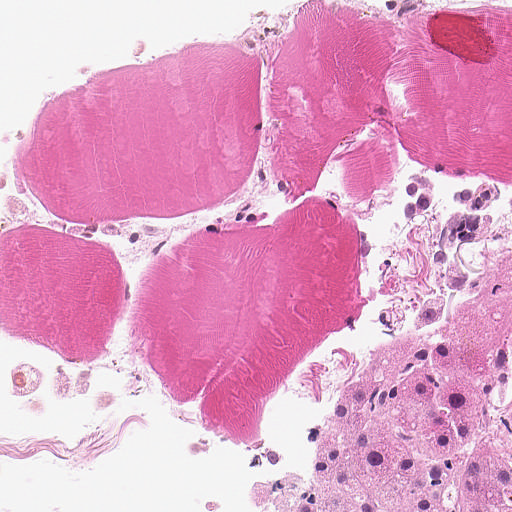
#> input picture day1/day1_image_prprocessing/input_images/patch_4096_11776.png, 512 x 512 px; its folder holds only this picture in this run
$ python image_preprocessing.py
#> lines starting #> are read from the running program, lines starting #| are printed output that depends on the picture

import cv2
import os
import numpy as np
import matplotlib.pyplot as plt

# Define paths (Change these paths as per your folder structure)
input_folder = 'input_images'   # Folder containing your original images
output_folder = 'processed_images'  # Folder where processed images will be saved

# Create output directory if it doesn't exist
if not os.path.exists(output_folder):
    os.makedirs(output_folder)

# Define image size for resizing
target_size = (128, 128)  # You can adjust this size as needed

# Load and process images
for image_name in os.listdir(input_folder):
    if image_name.endswith('.png') or image_name.endswith('.jpg'):  # Process only image files
        # Read the image
        image_path = os.path.join(input_folder, image_name)
        image = cv2.imread(image_path)
#> image is the input picture: shape (512, 512, 3); mean B, G, R 198.2, 162, 225.1

        # Convert to grayscale
        grayscale_image = cv2.cvtColor(image, cv2.COLOR_BGR2GRAY)
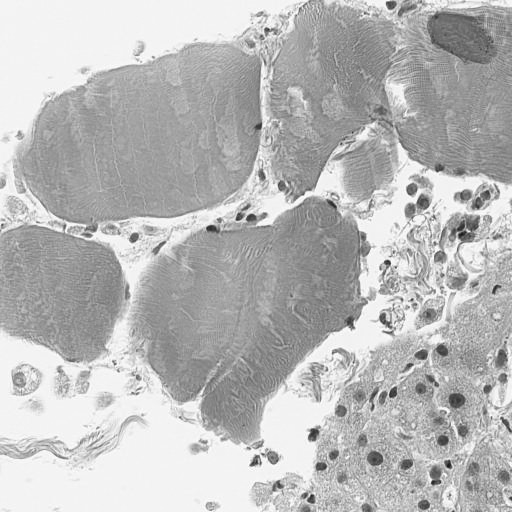
#> grayscale_image: shape (512, 512); min 22, max 255, mean 185

        # Resize image
        resized_image = cv2.resize(grayscale_image, target_size)
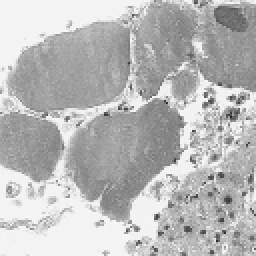
#> resized_image: shape (128, 128) (shown 2 times larger); min 29, max 250, mean 185.1

        # Save processed image
        output_path = os.path.join(output_folder, f"processed_{image_name}")
        cv2.imwrite(output_path, resized_image)

        print(f"Processed and saved: {output_path}")

print("Image preprocessing completed!")

$ run again, on day1/day1_image_prprocessing/input_images/patch_4608_12288.png
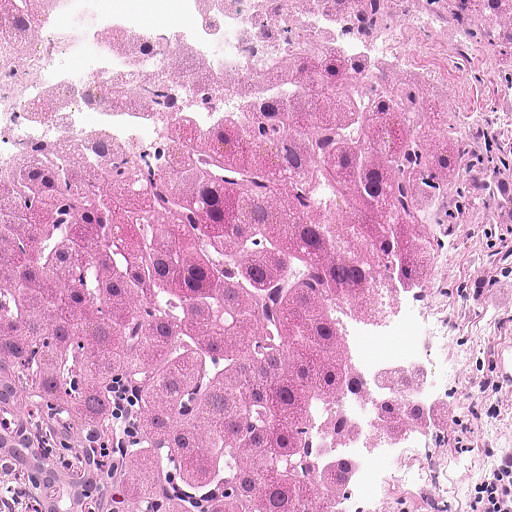
#> input picture day1/day1_image_prprocessing/input_images/patch_4608_12288.png, 512 x 512 px
#> image is the input picture: shape (512, 512, 3); mean B, G, R 199.6, 162.9, 214.2
#> `grayscale_image = cv2.cvtColor(image, cv2.COLOR_BGR2GRAY)`:
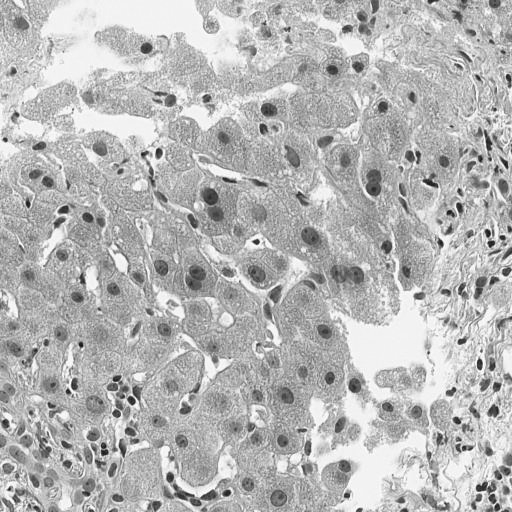
#> grayscale_image: shape (512, 512); min 16, max 255, mean 182.4
#> `resized_image = cv2.resize(grayscale_image, target_size)`:
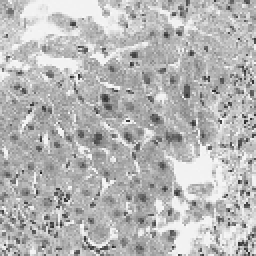
#> resized_image: shape (128, 128) (shown 2 times larger); min 32, max 250, mean 182.5

$ run again, on day1/day1_image_prprocessing/input_images/patch_4608_12800.png
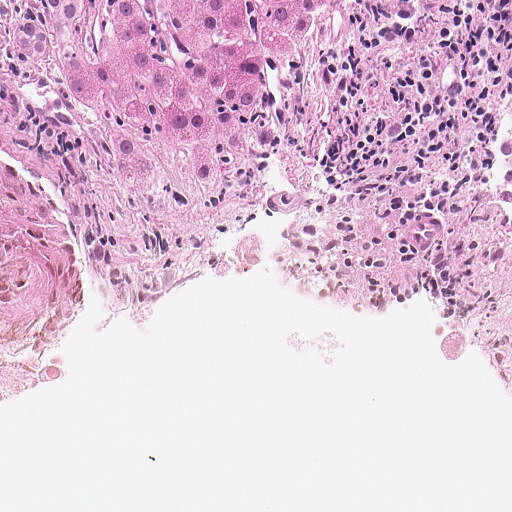
#> input picture day1/day1_image_prprocessing/input_images/patch_4608_12800.png, 512 x 512 px
#> image is the input picture: shape (512, 512, 3); mean B, G, R 215, 195.3, 221.7
#> `grayscale_image = cv2.cvtColor(image, cv2.COLOR_BGR2GRAY)`:
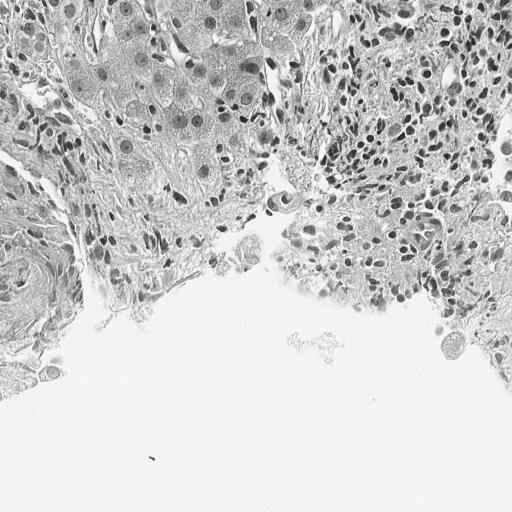
#> grayscale_image: shape (512, 512); min 25, max 255, mean 205.4
#> `resized_image = cv2.resize(grayscale_image, target_size)`:
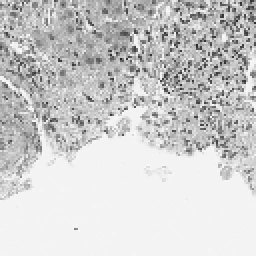
#> resized_image: shape (128, 128) (shown 2 times larger); min 32, max 250, mean 205.5

$ run again, on day1/day1_image_prprocessing/input_images/patch_5120_11776.png
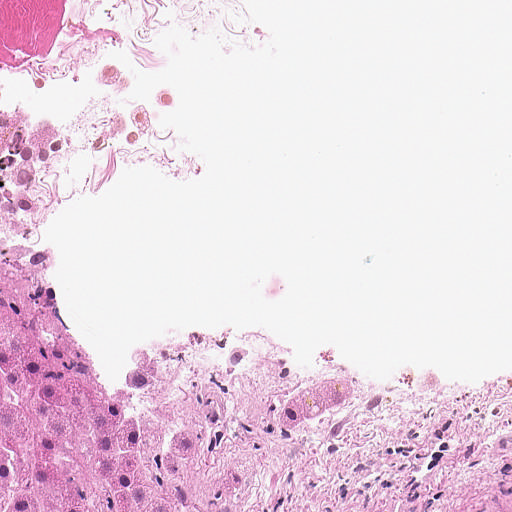
#> input picture day1/day1_image_prprocessing/input_images/patch_5120_11776.png, 512 x 512 px
#> image is the input picture: shape (512, 512, 3); mean B, G, R 226.7, 213.2, 232.8
#> `grayscale_image = cv2.cvtColor(image, cv2.COLOR_BGR2GRAY)`:
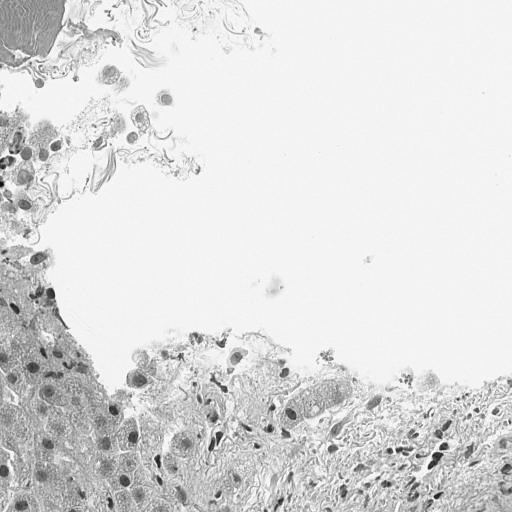
#> grayscale_image: shape (512, 512); min 10, max 255, mean 220.5
#> `resized_image = cv2.resize(grayscale_image, target_size)`:
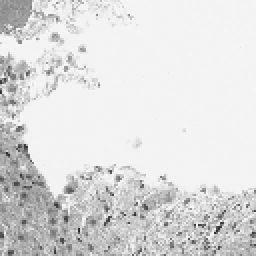
#> resized_image: shape (128, 128) (shown 2 times larger); min 42, max 249, mean 220.5

$ run again, on day1/day1_image_prprocessing/input_images/patch_4096_12288.png
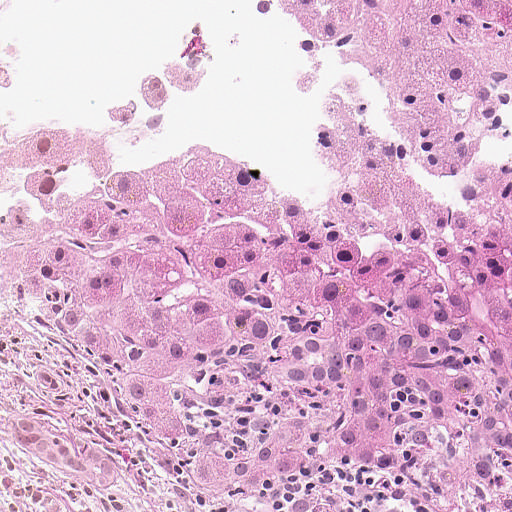
#> input picture day1/day1_image_prprocessing/input_images/patch_4096_12288.png, 512 x 512 px
#> image is the input picture: shape (512, 512, 3); mean B, G, R 207.6, 180.9, 217.3
#> `grayscale_image = cv2.cvtColor(image, cv2.COLOR_BGR2GRAY)`:
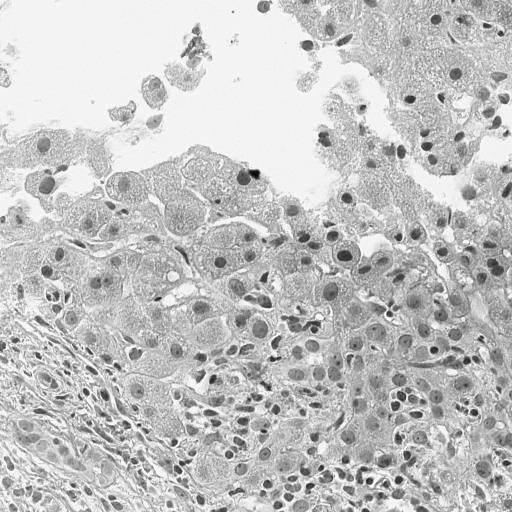
#> grayscale_image: shape (512, 512); min 8, max 255, mean 194.8
#> `resized_image = cv2.resize(grayscale_image, target_size)`:
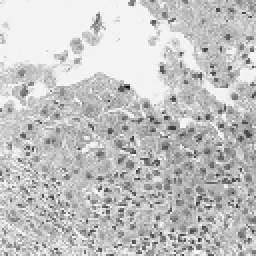
#> resized_image: shape (128, 128) (shown 2 times larger); min 11, max 249, mean 194.9
